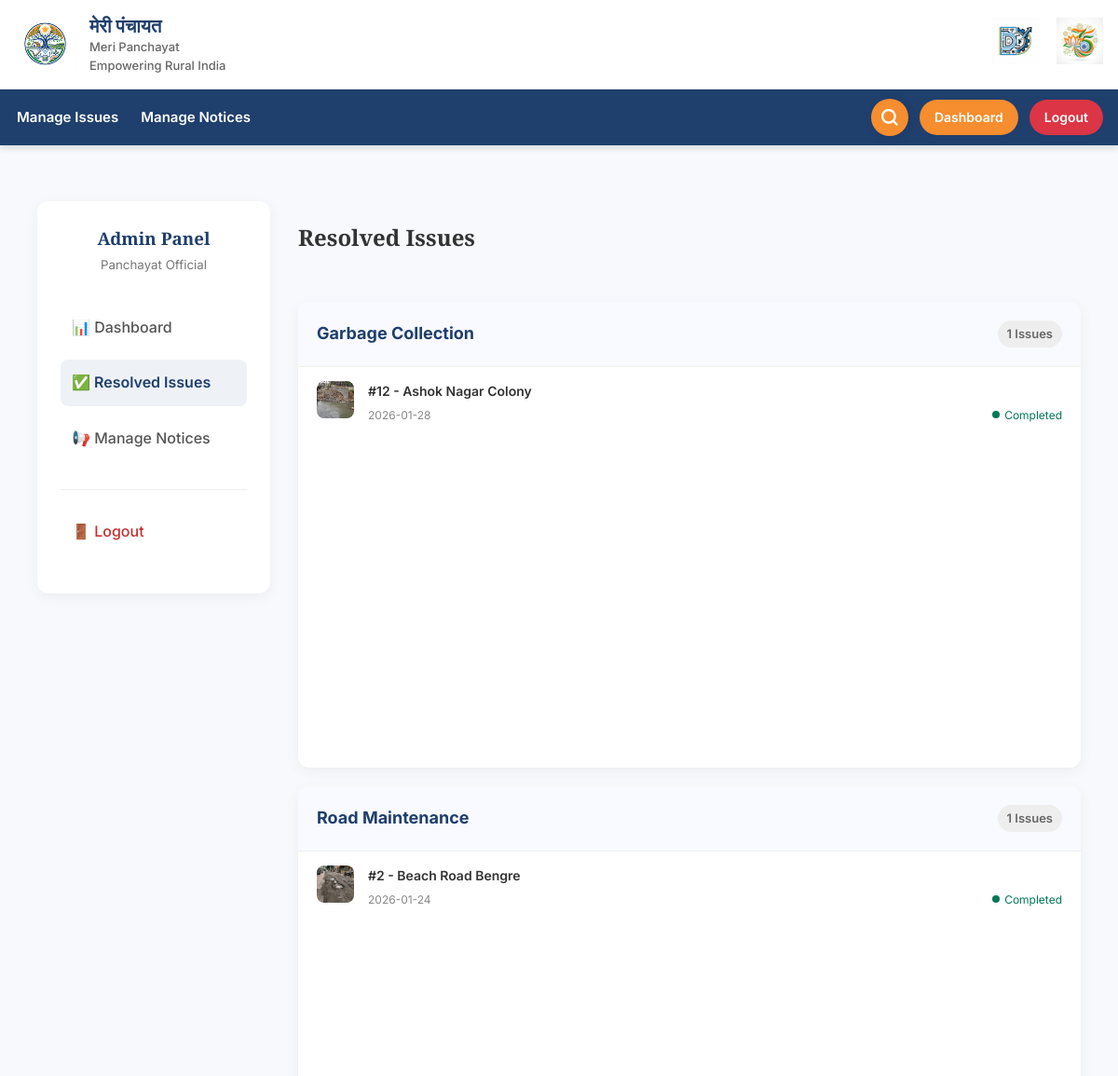
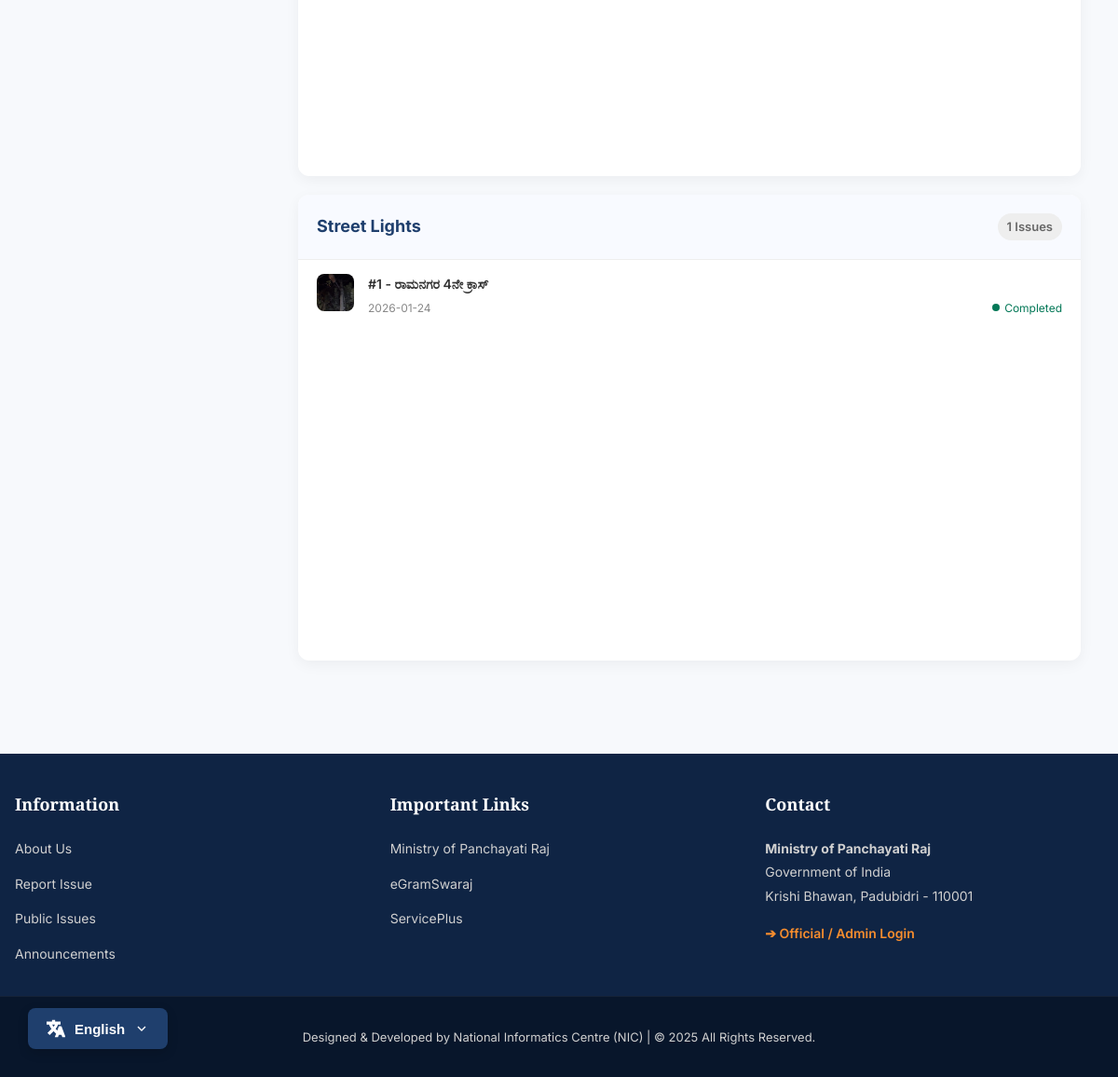
Page /admin/completed_issues (signed in) on the committed database (2 pictures, top to bottom).
### tables this page shows
CREATE TABLE issues (
        id INTEGER PRIMARY KEY AUTOINCREMENT,
        tracking_id TEXT UNIQUE,
        panchayath_id INTEGER,
        category TEXT,
        description TEXT,
        location TEXT,
        photo_path TEXT,
        status TEXT DEFAULT 'Pending',
        rejection_reason TEXT,
        created_at DATETIME DEFAULT CURRENT_TIMESTAMP
    , user_id INTEGER);

### app.py (the view)
@app.route("/admin/completed_issues")
@login_required
def admin_completed_issues():
    pid = session["panchayath_id"]
    conn = connect_db()
    issues = conn.execute("""
        SELECT i.*, u.name as reporter_name
        FROM issues i
        LEFT JOIN users u ON i.user_id = u.id
        WHERE i.panchayath_id = ? AND i.status = 'Completed'
        ORDER BY i.created_at DESC
    """, (pid,)).fetchall()
    conn.close()
    return render_template("admin/completed_issues.html", issues=issues)

### app.py (called while the page is built)
def connect_db():
    conn = sqlite3.connect(DB_NAME, timeout=10) # Added timeout
    conn.row_factory = sqlite3.Row
    conn.execute("PRAGMA journal_mode=WAL;")
    return conn

def _get_text(key):
    lang = session.get("lang", "en")
    return TRANSLATIONS.get(lang, TRANSLATIONS["en"]).get(key, key)

@app.context_processor
def inject_get_text():
    return dict(get_text=_get_text)

def login_required(f):
    @wraps(f)
    def decorated_function(*args, **kwargs):
        if "admin_id" not in session:
            flash(_get_text("flash_login_required"), "warning")
            return redirect(url_for("admin_login"))
        return f(*args, **kwargs)
    return decorated_function

### templates/admin/completed_issues.html
{% extends "base.html" %}
{% block css %}
<link rel="stylesheet" href="{{ url_for('static', filename='css/dashboard.css') }}">
{% endblock %}
{% block content %}
<div class="admin-dashboard-container">
    <aside class="admin-sidebar">
        <div style="text-align: center; margin-bottom: 30px;">
            <h3 style="color: var(--primary-color); margin: 0; font-family: var(--font-serif);">Admin Panel</h3>
            <small style="color: #777;">Panchayat Official</small>
        </div>
        <nav class="admin-nav">
            <ul style="list-style: none; padding: 0;">
                <li>
                    <a href="{{ url_for('admin_dashboard') }}">
                        📊 Dashboard
                    </a>
                </li>
                <li>
                    <a href="{{ url_for('admin_completed_issues') }}" class="active">
                        ✅ Resolved Issues
                    </a>
                </li>
                <li>
                    <a href="{{ url_for('admin_notices') }}">
                        📢 Manage Notices
                    </a>
                </li>
                <li style="margin-top: 30px; border-top: 1px solid #eee; padding-top: 20px;">
                    <a href="{{ url_for('admin_logout') }}" style="color: #c53030;">
                        🚪 Logout
                    </a>
                </li>
            </ul>
        </nav>
    </aside>
    <main class="dashboard-main">
        <h2 style="margin: 0; color: #333; margin-bottom: 20px;">Resolved Issues</h2>
        <div class="department-grid" style="display: block;">
            {% if issues %}
            {% for category, dept_issues in issues|sort(attribute='category')|groupby('category') %}
            <div class="department-card" style="margin-bottom: 20px;">
                <div class="department-header">
                    <h3>{{ category }}</h3>
                    <span
                        style="font-size: 13px; font-weight: 600; color: #666; background: #eee; padding: 4px 10px; border-radius: 20px;">
                        {{ dept_issues|list|length }} Issues
                    </span>
                </div>
                <div class="issue-list-scroll">
                    {% for i in dept_issues %}
                    <a href="{{ url_for('admin_issue_detail', issue_id=i.id) }}" style="text-decoration: none;">
                        <div class="dept-issue-item">
                            <div class="dept-issue-icon">
                                {% if i.photo_path %}
                                <img src="{{ url_for('static', filename=i.photo_path) }}"
                                    style="width: 100%; height: 100%; object-fit: cover; border-radius: 8px;">
                                {% else %}
                                📄
                                {% endif %}
                            </div>
                            <div class="dept-issue-content">
                                <span class="dept-issue-title">#{{ i.id }} - {{ i.location }}</span>
                                <div class="dept-issue-meta">
                                    <span>{{ i.created_at[:10] }}</span>
                                    <span style="display: flex; align-items: center;">
                                        <span class="status-dot" style="background: #047857;"></span>
                                        <span style="color: #047857;">Completed</span>
                                    </span>
                                </div>
                            </div>
                        </div>
                    </a>
                    {% endfor %}
                </div>
            </div>
            {% endfor %}
            {% else %}
            <div style="text-align: center; padding: 50px; background: white; border-radius: 12px; color: #777;">
                <h3>No resolved issues found.</h3>
                <p>Completed complaints will appear here.</p>
            </div>
            {% endif %}
        </div>
    </main>
</div>
{% endblock %}

### static/css/layout.css (style rules this page uses)
:root { --primary-color: #1f3f6d; --secondary-color: #f68d2e; --accent-color: #138808; --text-color: #333; --bg-color: #f7f9fc; --white: #ffffff; --font-main: 'Inter', sans-serif; --font-serif: 'Playfair Display', serif; }
* { box-sizing: border-box; }
html { scroll-behavior: smooth; }
body { margin: 0; font-family: var(--font-main); background: var(--bg-color); color: var(--text-color); line-height: 1.6; font-size: 16px; -webkit-font-smoothing: antialiased; -moz-osx-font-smoothing: grayscale; }
h1, h2, h3, h4, h5, h6 { font-family: var(--font-serif); font-weight: 700; margin-top: 0; color: var(--primary-color); }
main { padding: 20px 0; min-height: 60vh; }

### static/css/dashboard.css (style rules this page uses)
.admin-dashboard-container { display: grid; grid-template-columns: 250px 1fr; gap: 30px; padding: 40px; min-height: 80vh; max-width: 1400px; margin: auto; }
.admin-sidebar { background: var(--white); padding: 25px; border-radius: 12px; box-shadow: 0 4px 15px rgba(0, 0, 0, 0.05); height: fit-content; }
.admin-nav ul { list-style: none; padding: 0; }
.admin-nav li { margin-bottom: 10px; }
.admin-nav a { display: block; padding: 12px; color: #555; text-decoration: none; transition: 0.2s; border-radius: 8px; font-weight: 500; }
.admin-nav a.active { background: #eef2f7; color: var(--primary-color); font-weight: 600; }
.dashboard-main { display: grid; gap: 30px; }
.department-grid { display: grid; grid-template-columns: repeat(auto-fit, minmax(350px, 1fr)); gap: 25px; }
.department-card { background: var(--white); border-radius: 12px; box-shadow: 0 4px 15px rgba(0, 0, 0, 0.05); overflow: hidden; display: flex; flex-direction: column; height: 500px; }
.department-header { padding: 20px; background: #f8faff; border-bottom: 1px solid #eee; display: flex; justify-content: space-between; align-items: center; }
.department-header h3 { margin: 0; color: var(--primary-color); font-size: 18px; font-family: var(--font-main); font-weight: 700; }
.issue-list-scroll { overflow-y: auto; flex: 1; padding: 0; }
.dept-issue-item { padding: 15px 20px; border-bottom: 1px solid #f0f0f0; transition: background 0.2s; display: flex; gap: 15px; }
.dept-issue-item:last-child { border-bottom: none; }
.dept-issue-icon { width: 40px; height: 40px; background: #f0f0f0; border-radius: 8px; display: flex; align-items: center; justify-content: center; font-size: 18px; flex-shrink: 0; }
.dept-issue-content { flex: 1; }
.dept-issue-title { font-size: 14px; font-weight: 600; color: #333; margin-bottom: 4px; display: block; }
.dept-issue-meta { font-size: 12px; color: #888; display: flex; justify-content: space-between; align-items: center; }
.status-dot { height: 8px; width: 8px; border-radius: 50%; display: inline-block; margin-right: 5px; }

### rows in the picture
issues: category "Garbage Collection", dept_issues "1", photo_path (picture), id "12", location "Ashok Nagar Colony", created_at "2026-01-28"
issues: category "Road Maintenance", dept_issues "1", photo_path (picture), id "2", location "Beach Road Bengre", created_at "2026-01-24"
issues: category "Street Lights", dept_issues "1", photo_path (picture), id "1", location "ರಾಮನಗರ 4ನೇ ಕ್ರಾಸ್", created_at "2026-01-24"

### other values in the picture
{{ get_text('brand_name_hindi') }} "मेरी पंचायत"
{{ get_text('brand_name_en') }} "Meri Panchayat"
{{ get_text('brand_tagline') }} "Empowering Rural India"
{{ get_text('manage_issues') }} "Manage Issues"
{{ get_text('manage_notices') }} "Manage Notices"
{{ get_text('dashboard') }} "Dashboard"
{{ get_text('logout') }} "Logout"
{{ get_text('information') }} "Information"
{{ get_text('about_us') }} "About Us"
{{ get_text('report_issue') }} "Report Issue"
{{ get_text('public_issues') }} "Public Issues"
{{ get_text('announcements') }} "Announcements"
{{ get_text('important_links') }} "Important Links"
{{ get_text('ministry_name') }} "Ministry of Panchayati Raj"
{{ get_text('egram_swaraj') }} "eGramSwaraj"
